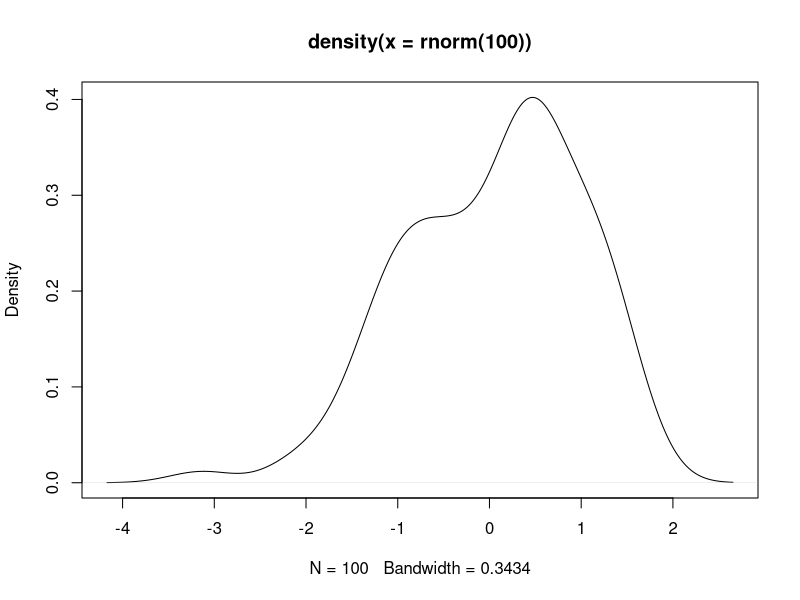
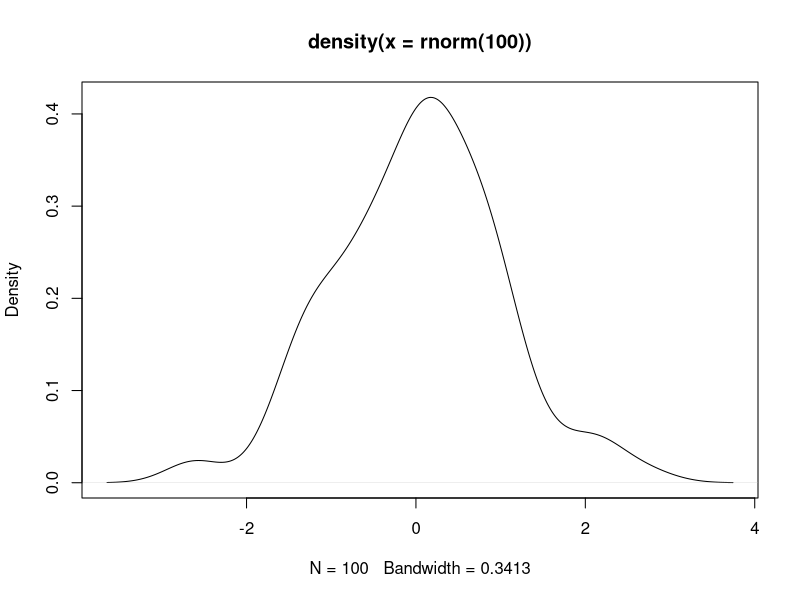
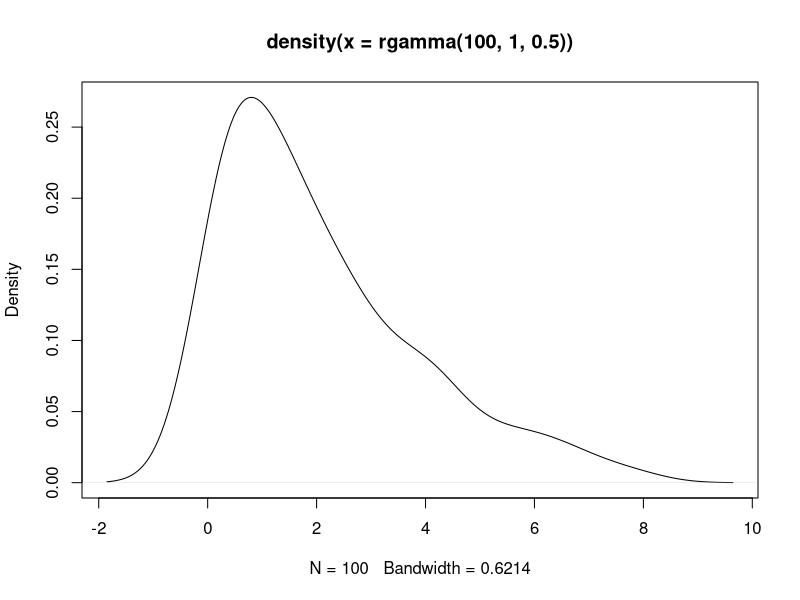

Write R code to recreate these figures, in order.
################################
# Introduction to Distribution Functions
# Instructions: Fill in the blanks [?]
# Edited by Kyle Chan
################################

#In R, there is a set of built-in functions to calculate quantities in a particular Distribution. 
#In Bayesian statistics we usually work with exponential family distributions. Exponential family distributions
#tend to have a clearly defined conjugate form that can help us obtain the posterior probabilities easily (more on this in week 2!)

#Exponential family distribution is a collection of distributions that follow a generic canonical form.
#Examples include: the Normal Distribution, the Bernuolli Distribution, the Poisson Distribution, the Gamma Distribution, the Beta Distribution etc.

#non-expoentnial family distributions e.g. : the Cauchy Distribution (cool fact: the Cauchy has no known mean and variance values.)

################################################################################
#Exponential Family Functions in R
#in R, names of the distribution functions are in the following form:

#*[distribution name]()
#for example: dnorm(), pnorm(), rnorm(), qnorm().

#Example of distributions available:
#Normal Distribution - *norm()
#Poisson Distribution - *pois()
#Binomial Distribution -*binom()
#Exponential Distribution - *exp()
#Bernuolli Distribution - *bern() (from mc2d/ Rlab packages)
#Gamma Distribution - *gamma()
#Beta Distribution - *beta()


#d-series functions are density functions. In other words, this gives the output of a probability density function (pdf) of a particular distribution.
# e.g. dnorm(0,mean= 0, sd =1) gives the density (i.e. Pr[-inf <= X < inf]) given that X ~ N(0,1).

#[?] What is this quantity? Pr[X=-2] given that X~ N(0,1).
dnorm(-2,mean=0,sd=1) 
#Hint: Plot the following density
plot(density(rnorm(100)))
#Take a look at where -2 is.

#[?] Compute the density given X=1, given that X~Poisson(2).
dpois(1,lambda = 2)

#p-series functions give the "probability functions", i.e. Pr(X< value of your choice).
# e.g. pnorm() - gives the probability function of the normal distribution (need to specify q - the value of the random variable X in question.)

#[?] What is this quantity? Pr[X<=-2] given that X~ N(0,1). In the plot, that is the area under the curve given X<=-2
pnorm(-2, mean=0,sd=1)
#Hint: Plot the following density
plot(density(rnorm(100)))
#Take a look at where -2 is.

#pnorm has a parameter lower.tail=TRUE. This means that we are looking at Pr[X <= x]. If you set this to false, then you will obtain Pr[X>x].
#[?] What is this quantity? Pr[X>-2] given that X~ N(0,1). n the plot, that is the area under the curve given X>-2.
pnorm(-2, mean=0,sd=1, lower.tail=F)

#[?] S(t) is said to be the survival function given a random variable t. If t~ exp(lambda= 1), compute S(3).
pexp(3, 1, lower.tail=F)


#q-series functions give the "quantile function". This can be thought of as the inverse of the cumulative density function (cdf) or the inverse of the p-class functions.
#This is very useful for making inference.
# e.g.  - gives the 99th percentile of the normal distribution (default to mean = 0, sd = 1).

#[?] what is this quantity? 99th percentile of X ~ N(0,1).
qnorm(.99,  mean = 0, sd = 1)

#[?] Compute the 75th percentile of X ~ Poisson(Lambda = 1).
qpois(.75, lambda=1)

#r-series functions generate random quantities that follow a particular distribution.
# e.g. rnorm(100) - generates 100 random values that~N(0,1).

#[?] What does this code do? Generates a sample of 10 X, assuming X~ N(0,1).
rnorm(n=10, mean=0, sd=1)

#[?] Visualize the Gamma Function by generating 100 samples. Assume that X ~ (1, 0.5).
#Hint: use plot(density(X)) to visualize a distribution.

plot(density(rgamma(100, 1, 0.5)))
